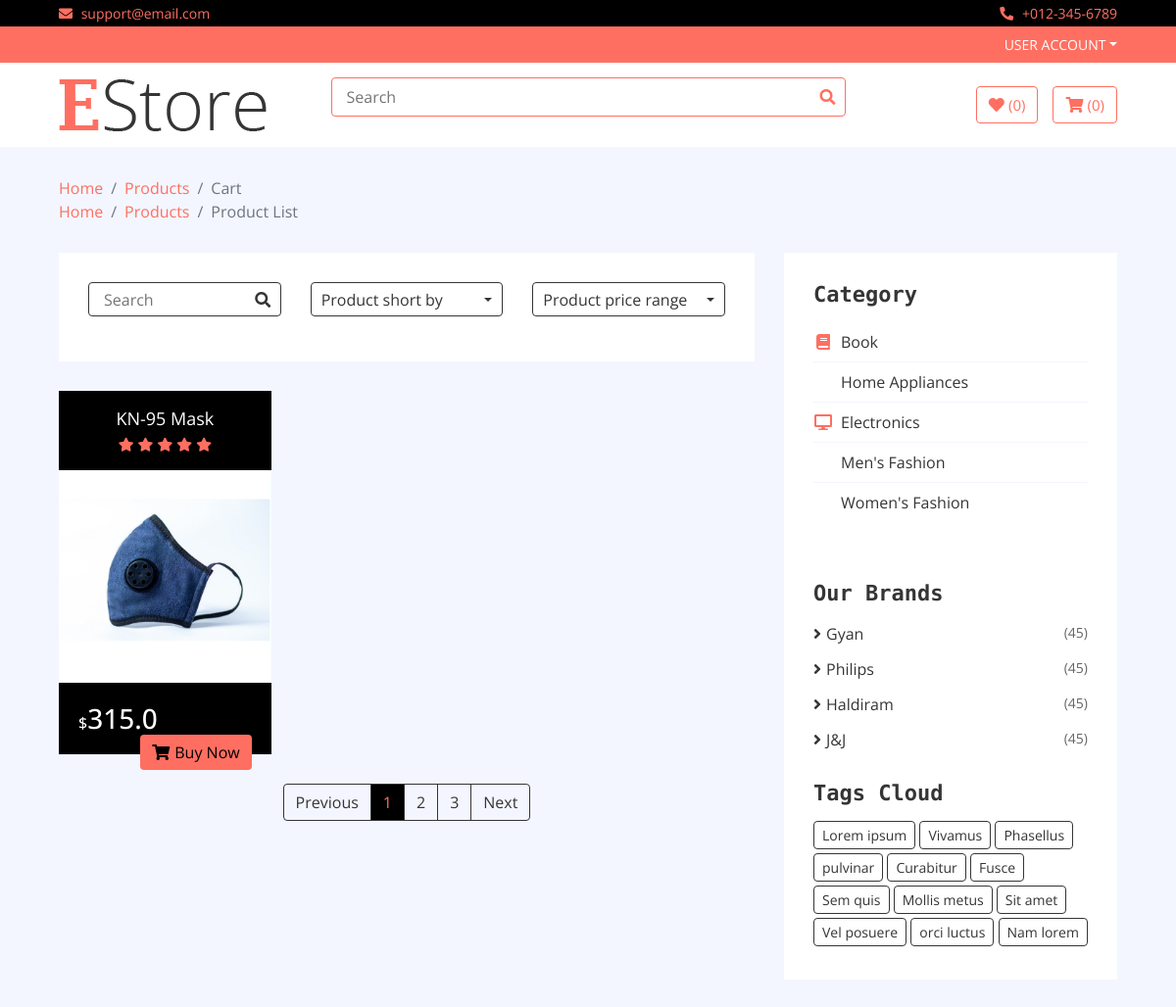
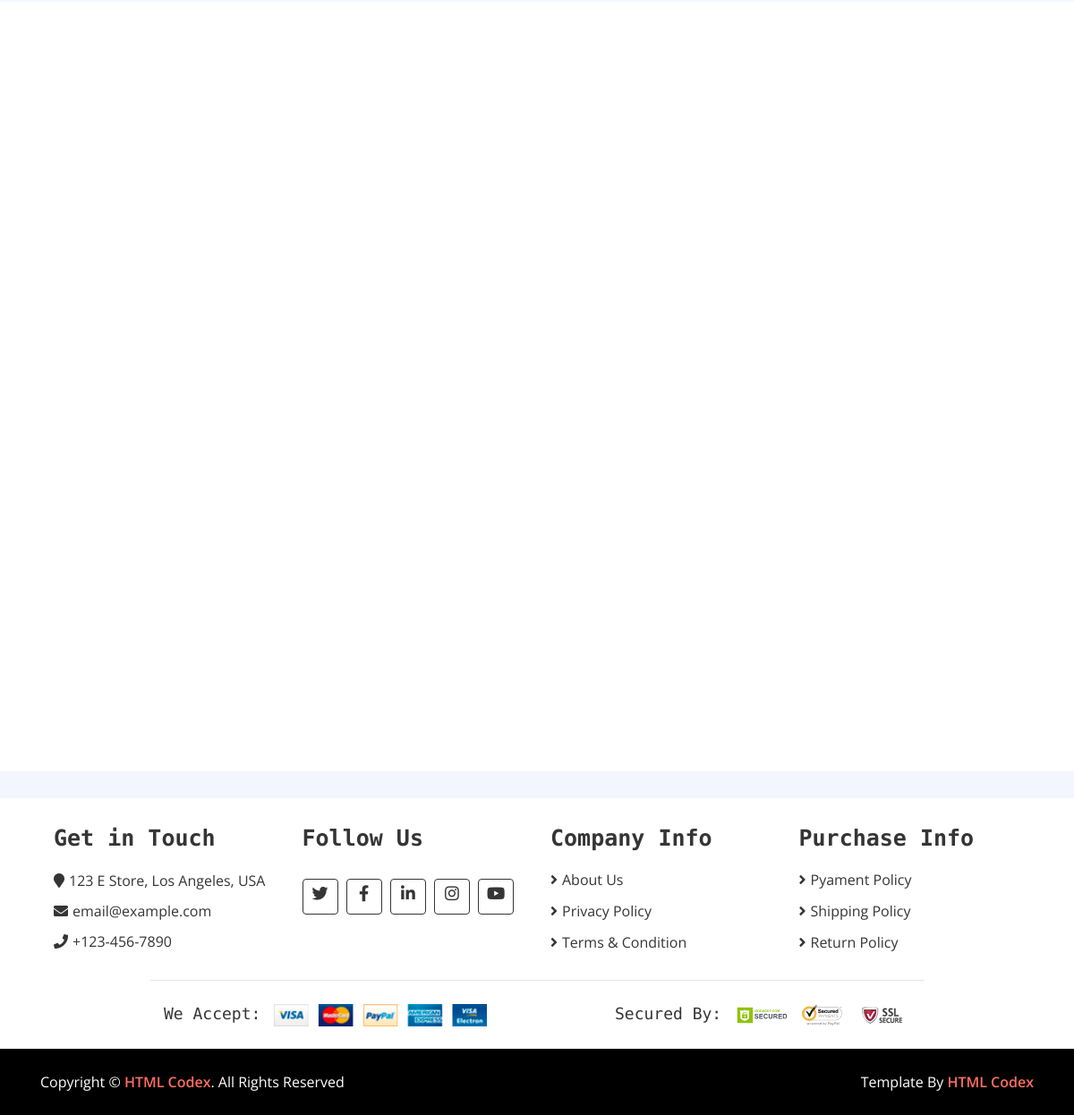
The page /category/men-fashion on the database its author committed (2 pictures, top to bottom).
### home/models.py (models this page shows, shortened)
class Item(models.Model):
    name = models.CharField(max_length=200)
    price =models.FloatField()
    discounted_price = models.FloatField(default=0)
    label = models.CharField(max_length=200, choices=LABEL,blank=True)
    description = models.TextField(blank=True)
    status = models.CharField(choices=STATUS, max_length=200)
    image = models.ImageField(upload_to='media')
    slug = models.CharField(max_length=200)
    specification = models.TextField(blank=True)
    category = models.ForeignKey(Category, blank=True,on_delete=models.CASCADE)
    brand = models.ForeignKey(Brand, blank=True, on_delete=models.CASCADE)

class Category(models.Model):
    name = models.CharField(max_length=200)
    logo = models.CharField(max_length=200)
    slug = models.CharField(max_length=200)
    status =  models.CharField(max_length=200,choices=STATUS)

class Brand(models.Model):
    name = models.CharField(max_length=200)
    image = models.ImageField(upload_to='media')
    status = models.CharField(choices=STATUS, max_length=200)

### home/views.py (the view)
# urls.py: path('category/<slug>', CategoryItemView.as_view(), name='category'),
class CategoryItemView(BaseView):
    def get(self, request, slug):
        category_item=Category.objects.get(slug=slug).id
        self.views['category_items']=Item.objects.filter(category=category_item)
        return render(request, 'category.html', self.views)

### templates/category.html (shortened to what this page needs)
{% extends 'base.html' %}
{% load static %}
{% block content %}
        <div class="breadcrumb-wrap">
            <div class="container-fluid">
                <ul class="breadcrumb">
                    <li class="breadcrumb-item"><a href="#">Home</a></li>
                    <li class="breadcrumb-item"><a href="#">Products</a></li>
                    <li class="breadcrumb-item active">Product List</li>
                </ul>
            </div>
        </div>
        <div class="product-view">
            <div class="container-fluid">
                <div class="row">
                    <div class="col-lg-8">
                        <div class="row">
                            <div class="col-md-12">
                                <div class="product-view-top">
                                    <div class="row">
                                        <div class="col-md-4">
                                            <div class="product-search">
                                                <form method="get" action="{% url 'home:search' %}">
                                                    <div class="search">
                                                        <input name='search' type="text" placeholder="Search">
                                                        <button type='submit'><i class="fa fa-search"></i></button>
                                                    </div>
                                                </form>
                                            </div>
                                        </div>
                                        <div class="col-md-4">
                                            <div class="product-short">
                                                <div class="dropdown">
                                                    <div class="dropdown-toggle" data-toggle="dropdown">Product short by</div>
                                                </div>
                                            </div>
                                        </div>
                                        <div class="col-md-4">
                                            <div class="product-price-range">
                                                <div class="dropdown">
                                                    <div class="dropdown-toggle" data-toggle="dropdown">Product price range</div>
                                                </div>
                                            </div>
                                        </div>
                                    </div>
                                </div>
                            </div>
                            {% for product in category_items %}
                            <div class="col-md-4">
                                <div class="product-item">
                                    <div class="product-title">
                                        <a href="#">{{product.name}}</a>
                                        <div class="ratting">
                                            <i class="fa fa-star"></i>
                                            <i class="fa fa-star"></i>
                                            <i class="fa fa-star"></i>
                                            <i class="fa fa-star"></i>
                                            <i class="fa fa-star"></i>
                                        </div>
                                    </div>
                                    <div class="product-image">
                                        <a href="product-detail.html">
                                            <img src="{{ product.image.url }}" alt="Product Image">
                                        </a>
                                    </div>
                                    <div class="product-price">
                                        {% if product.discounted_price > 0 %}
                                        <h3><span>$</span>{{product.discounted_price}}</h3>
                                        {% else %}
                                        <h3><span>$</span>{{product.price}}</h3>
                                        {% endif %}
                                        <a class="btn" href=""><i class="fa fa-shopping-cart"></i>Buy Now</a>
                                    </div>
                                </div>
                            </div>
                            {% endfor %}
                        </div>
                        <div class="col-md-12">
                            <nav aria-label="Page navigation example">
                                <ul class="pagination justify-content-center">
                                    <li class="page-item disabled">
                                        <a class="page-link" href="#" tabindex="-1">Previous</a>
                                    </li>
                                    <li class="page-item active"><a class="page-link" href="#">1</a></li>
                                    <li class="page-item"><a class="page-link" href="#">2</a></li>
                                    <li class="page-item"><a class="page-link" href="#">3</a></li>
                                    <li class="page-item">
                                        <a class="page-link" href="#">Next</a>
                                    </li>
                                </ul>
                            </nav>
                        </div>
                    </div>
                    <div class="col-lg-4 sidebar">
                        <div class="sidebar-widget category">
                            <h2 class="title">Category</h2>
                            <nav class="navbar bg-light">
                                <ul class="navbar-nav">
                                    {% for category in categories %}
                                    <li class="nav-item">
                                        <a class="nav-link" href="/category/{{category.slug}}"><i class="fa fa-{{category.logo}}"></i>{{category.name}}</a>
                                    </li>
                                    {% endfor %}
                                </ul>
                            </nav>
                        </div>
                        <div class="sidebar-widget widget-slider">
                        </div>
                        <div class="sidebar-widget brands">
                            <h2 class="title">Our Brands</h2>
                            <ul>
                                {% for brand in brands %}
                                <li><a href="#">{{brand.name}}</a><span>(45)</span></li>
                                {% endfor %}
                            </ul>
                        </div>
                        <div class="sidebar-widget tag">
                            <h2 class="title">Tags Cloud</h2>
                            <a href="#">Lorem ipsum</a>
                            <a href="#">Vivamus</a>
                            <a href="#">Phasellus</a>
                            <a href="#">pulvinar</a>
                            <a href="#">Curabitur</a>
                            <a href="#">Fusce</a>
                            <a href="#">Sem quis</a>
                            <a href="#">Mollis metus</a>
                            <a href="#">Sit amet</a>
                            <a href="#">Vel posuere</a>
                            <a href="#">orci luctus</a>
                            <a href="#">Nam lorem</a>
                        </div>
                    </div>
                </div>
            </div>
        </div>
        <div class="brand">
            <div class="container-fluid">
                <div class="brand-slider">
                    {% for brand in brands %}
                    <div class="brand-item"><img src="{{brand.image.url}}" alt=""></div>
                    {% endfor %}
                </div>
            </div>
        </div>
        {% endblock %}

### rows shown on the page
Item: name "KN-95 Mask", image (picture), discounted_price "315.0"
Category: name "Book"
Category: name "Home Appliances"
Category: name "Electronics"
Category: name "Men's Fashion"
Category: name "Women's Fashion"
Brand: name "Gyan", image (picture)
Brand: name "Philips", image (picture)
Brand: name "Haldiram", image (picture)
Brand: name "J&J", image (picture)
